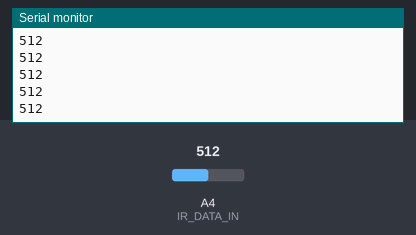
The sketch below on a simulated Arduino Uno, built with avr-gcc and run on an emulated ATmega328P. On the bench: the last lines printed to the serial monitor. The inputs (shaded band) are chosen by the test bench; at power-on: A4 (IR_DATA_IN) = 512.

Above: at 1.2 s.
1.3 s: A4 (IR_DATA_IN) set to 716
At 1.68 s:
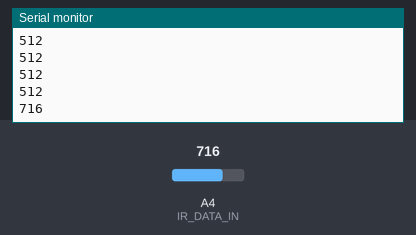
2.8 s: A4 (IR_DATA_IN) set to 900
At 2.93 s:
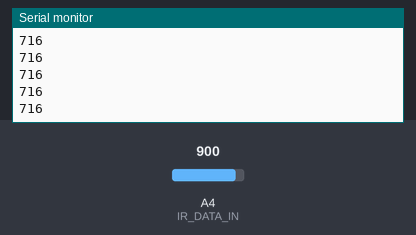
Timing chart, 0 to 5.8 s (numbered marks = the images above; inputs shaded):
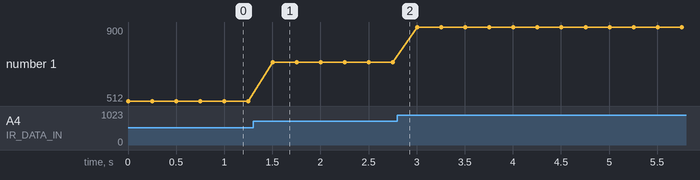

The sketch:

test-analog-ir-sensor.ino
```cpp
// Code for the QRE1113 Analog board
// Outputs via the serial terminal - Lower numbers mean more reflected

int IR_DATA_IN = 4; //connected to analog 0

void setup(){
  Serial.begin(9600);
}


void loop(){

  int irValue = analogRead(IR_DATA_IN);
  Serial.println(irValue);
  delay(250);

}
```

Measured:
- after the input at 1.3 s, the serial monitor: prints a new line after 0.20 s (image 1)
- plotted number 1: 512 → 716 after the input at 1.3 s, 716 → 900 after the input at 2.8 s
